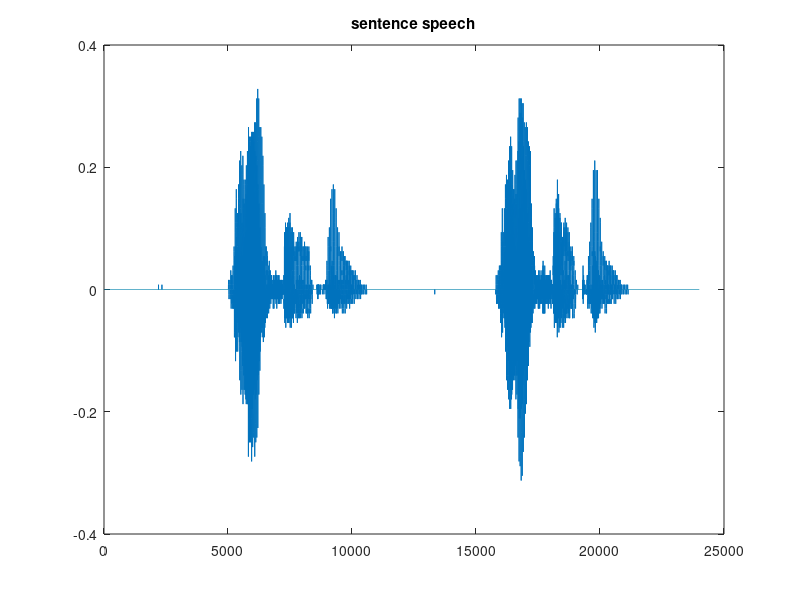
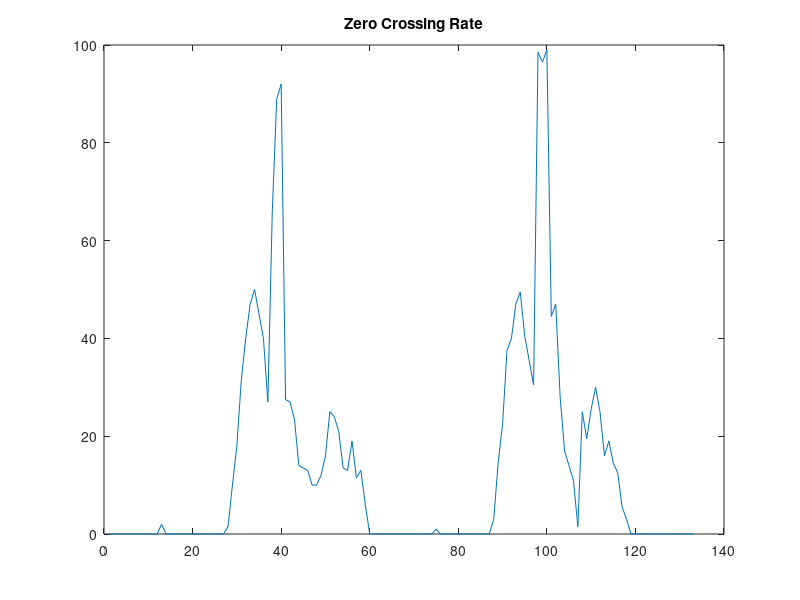

MATLAB code to generate these figures, in order: (Note: this script raises an error after producing the figures.)
load('washington.mat')
x=myRecording;

figure(1)
plot(x)
title('sentence speech')

len=180; 
n=fix(numel(x)/len);

% Zero Crossing Rate
for i=1:n
    s=x((i-1)*len+1:i*len);  
    zcr(i) = 0;  
    for j=2:len-1  
        zcr(i)=zcr(i)+abs(sign(s(j))-sign(s(j-1)))/2;  
    end  
end

figure(2)
plot(zcr);
title('Zero Crossing Rate') 

% Calculate the 4th or 10th order prediction and save PARCOR
a4=zeros(n,5);
a10=zeros(n,11);
k4=zeros(n,4);
k10=zeros(n,10);
for i=1:n
    s=x((i-1)*len+1:i*len);  
    if zcr(i)>120
        a4(i,:)=lpc(s,4);
        k4(i,:)=lpccoef_parcor(4,a4(i,:));
    else
        a10(i,:)=lpc(s,10);
        k10(i,:)=lpccoef_parcor(10,a10(i,:));
    end
end

% Calculate the error
error=zeros(1,numel(x));
for i=1:n
    s=x((i-1)*len+1:i*len);
    if zcr(i)>120
        error((i-1)*len+1:i*len)=filter(a4(i,:),1,s);  
    else
        error((i-1)*len+1:i*len)=filter(a10(i,:),1,s); 
    end
end

% Reconstruct the speech
x_recons=zeros(1,numel(x));
for i=1:n
    s=error((i-1)*len+1:i*len);
    if zcr(i)>120
        b=parcor_filt(4,k4(i,:));
        x_recons((i-1)*len+1:i*len)=filter(1,b,s);
    else
        b=parcor_filt(10,k10(i,:));
        x_recons((i-1)*len+1:i*len)=filter(1,b,s); 
    end
end

figure(3)
plot(x_recons)
title('reconstructed speech')

f=(-128:127)/256;
Fs=8000;

figure(4)
plot(f*Fs,mag2db(abs(fftshift(fft(x(32*len+1:33*len),256)))))
title('spectrum of a voiced speech frame')
xlabel('frequency Hz')
ylabel('Magnitude dB')

figure(5)
plot(f*Fs,mag2db(abs(fftshift(fft(x(39*len+1:40*len),256)))))
title('spectrum of an unvoiced speech frame')
xlabel('frequency Hz')
ylabel('Magnitude dB')

figure(6)
plot(error)
title('error')